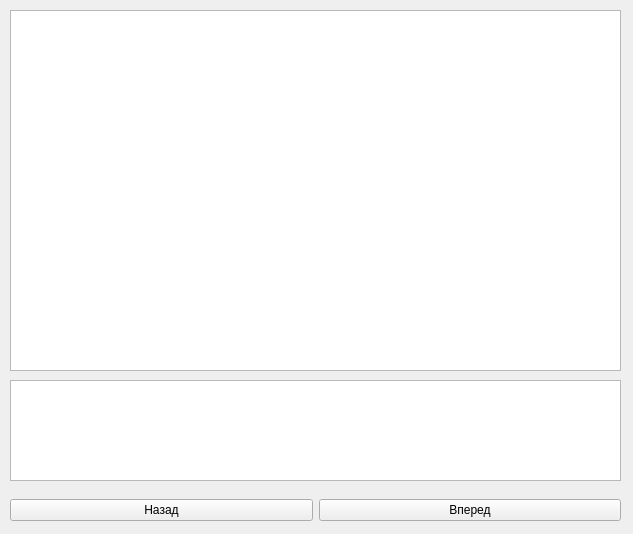
<?xml version="1.0" encoding="UTF-8"?>
<ui version="4.0">
 <class>f_theory</class>
 <widget class="QWidget" name="f_theory">
  <property name="geometry">
   <rect>
    <x>0</x>
    <y>0</y>
    <width>633</width>
    <height>534</height>
   </rect>
  </property>
  <property name="windowTitle">
   <string>Теория</string>
  </property>
  <widget class="QTreeView" name="teory_file_tree">
   <property name="geometry">
    <rect>
     <x>10</x>
     <y>380</y>
     <width>611</width>
     <height>101</height>
    </rect>
   </property>
  </widget>
  <widget class="QWidget" name="horizontalLayoutWidget">
   <property name="geometry">
    <rect>
     <x>10</x>
     <y>490</y>
     <width>611</width>
     <height>41</height>
    </rect>
   </property>
   <layout class="QHBoxLayout" name="horizontalLayout">
    <item>
     <widget class="QPushButton" name="b_backward">
      <property name="text">
       <string>Назад</string>
      </property>
     </widget>
    </item>
    <item>
     <widget class="QPushButton" name="b_forward">
      <property name="text">
       <string>Вперед</string>
      </property>
     </widget>
    </item>
   </layout>
  </widget>
  <widget class="QTextBrowser" name="page">
   <property name="geometry">
    <rect>
     <x>10</x>
     <y>10</y>
     <width>611</width>
     <height>361</height>
    </rect>
   </property>
   <property name="openExternalLinks">
    <bool>true</bool>
   </property>
  </widget>
 </widget>
 <resources/>
 <connections/>
</ui>
